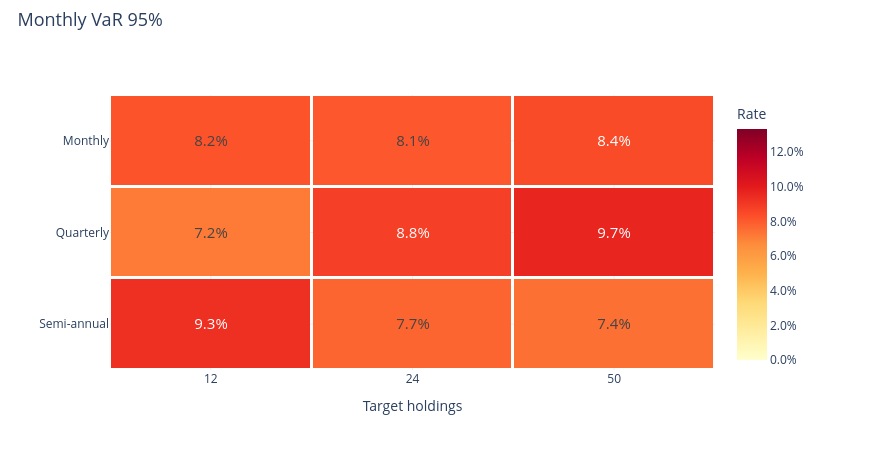

This figure's notebook cell:
### Markdown cell above
### Monthly 95% VaR

### Code cell
research.heatmap('monthly_var_95')

### Figure 1 — Plotly figure (JSON) as saved in the notebook; plotly's stock layout.template omitted (floating-point values rounded to 4 significant figures)
{"data": [{"colorbar": {"tickformat": ".1%", "title": {"text": "Rate"}}, "colorscale": [[0.0, "rgb(255,255,204)"], [0.125, "rgb(255,237,160)"], [0.25, "rgb(254,217,118)"], [0.375, "rgb(254,178,76)"], [0.5, "rgb(253,141,60)"], [0.625, "rgb(252,78,42)"], [0.75, "rgb(227,26,28)"], [0.875, "rgb(189,0,38)"], [1.0, "rgb(128,0,38)"]], "text": [["8.2%", "8.1%", "8.4%"], ["7.2%", "8.8%", "9.7%"], ["9.3%", "7.7%", "7.4%"]], "textfont": {"size": 15}, "texttemplate": "%{text}", "type": "heatmap", "x": ["12", "24", "50"], "xgap": 3, "y": ["Monthly", "Quarterly", "Semi-annual"], "ygap": 3, "z": [[0.08211, 0.08093, 0.08441], [0.07154, 0.08826, 0.09656], [0.09288, 0.07744, 0.07435]], "zmax": 0.1334, "zmin": 0.0}], "layout": {"height": 450, "hovermode": "closest", "legend": {"font": {"size": 12}, "itemclick": "toggle", "itemdoubleclick": "toggleothers", "x": 1.025, "y": 1}, "margin": {"b": 80, "l": 110, "r": 155, "t": 95}, "title": {"font": {"size": 18}, "text": "Monthly VaR 95%", "x": 0.02, "y": 0.97}, "width": 870, "xaxis": {"title": {"text": "Target holdings"}}, "yaxis": {"autorange": "reversed"}}}
